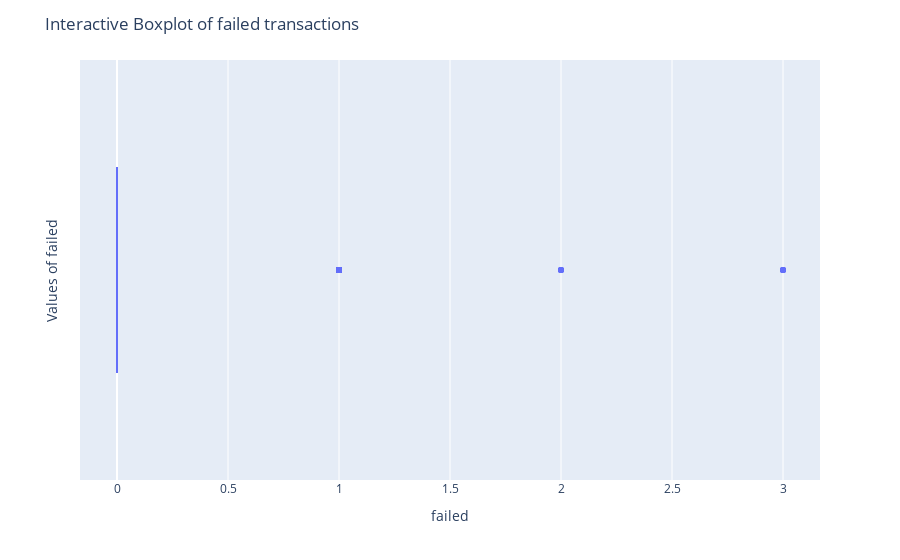

Notebook cell for this chart:
### Markdown cell above
**Plotting the main variables for better understanding of the transactions 1 data**

### Code cell
# Create a boxplot using Plotly Express with 'failed' as the x-axis and hover data for 'failed'
fig = px.box(transactions_1, x='failed', hover_data=['failed'])

# Chart layout settings
fig.update_layout(
    title="Interactive Boxplot of failed transactions",
    yaxis_title="Values of failed"
)

# Display the interactive chart
fig.show()

### Figure 1 — Plotly figure (JSON) as saved in the notebook; plotly's stock layout.template omitted (floating-point values rounded to 4 significant figures; data arrays with more than 128 entries replaced by an {"elided": "..."} marker saying what was removed)
{"data": [{"alignmentgroup": "True", "hovertemplate": "failed=%{x}<extra></extra>", "legendgroup": "", "marker": {"color": "#636efa"}, "name": "", "notched": false, "offsetgroup": "", "orientation": "h", "showlegend": false, "type": "box", "x": {"elided": "1322 int values"}, "x0": " ", "xaxis": "x", "y0": " ", "yaxis": "y"}], "layout": {"boxmode": "group", "legend": {"tracegroupgap": 0}, "margin": {"t": 60}, "title": {"text": "Interactive Boxplot of failed transactions"}, "xaxis": {"anchor": "y", "domain": [0, 1], "title": {"text": "failed"}}, "yaxis": {"anchor": "x", "domain": [0, 1], "title": {"text": "Values of failed"}}}}
